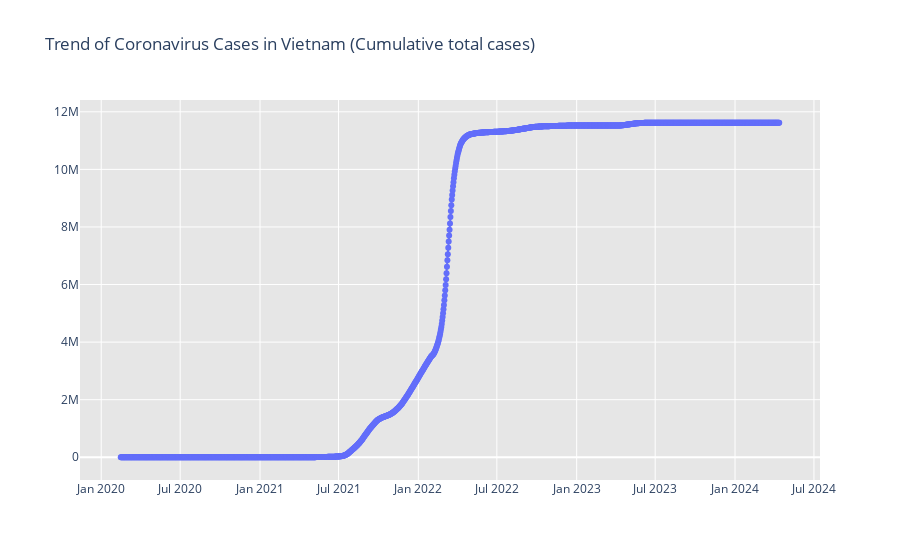
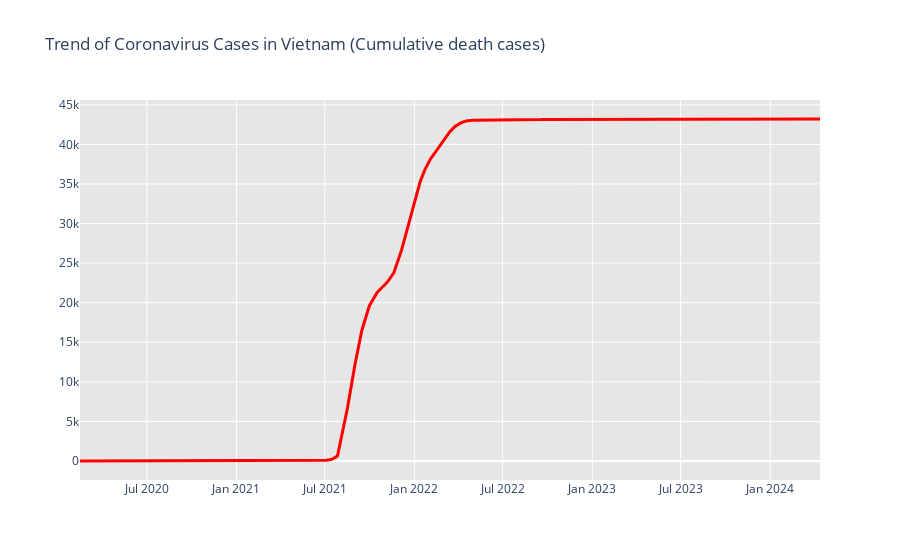
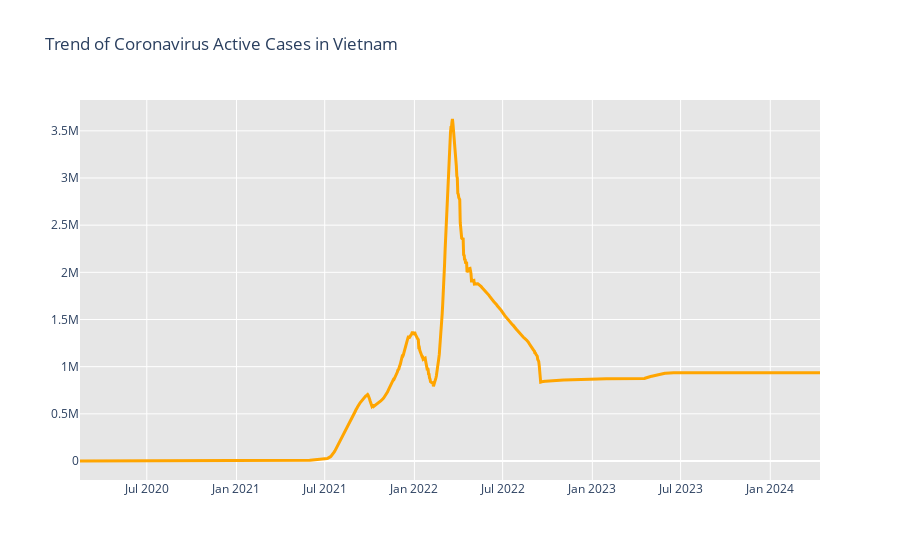

The cell these charts' notebook holds for them, in order:
### Code cell
#Rise of COVID-19 cases in Vietnam
fig = go.Figure()
fig.add_trace(go.Scatter(x = vietnam_data['Date'], y = vietnam_data['Confirmed'], mode = 'lines + markers', name = 'Confirmed Cases'))
fig.update_layout(title_text = 'Trend of Coronavirus Cases in Vietnam (Cumulative total cases)', plot_bgcolor = 'rgb(230,230,230)')
fig.show()

fig1 = go.Figure()
fig1.add_trace(go.Scatter(x = vietnam_data['Date'], y = vietnam_data['Deaths'], mode = 'lines', name = 'Death Cases',line=dict(color='red', width=3)))
fig1.update_layout(title_text = 'Trend of Coronavirus Cases in Vietnam (Cumulative death cases)', plot_bgcolor = 'rgb(230,230,230)')
fig1.show()

fig1 = go.Figure()
fig1.add_trace(go.Scatter(x = vietnam_data['Date'], y = vietnam_data['Active'], mode = 'lines', name = 'Death Cases',line=dict(color='orange', width=3)))
fig1.update_layout(title_text = 'Trend of Coronavirus Active Cases in Vietnam', plot_bgcolor = 'rgb(230,230,230)')
fig1.show()

### Figure 1 — Plotly figure (JSON) as saved in the notebook; plotly's stock layout.template omitted (floating-point values rounded to 4 significant figures; data arrays with more than 128 entries replaced by an {"elided": "..."} marker saying what was removed)
{"data": [{"mode": "lines+markers", "name": "Confirmed Cases", "type": "scatter", "x": {"elided": "1519 str values"}, "y": {"elided": "1519 int values"}}], "layout": {"autosize": true, "plot_bgcolor": "rgb(230,230,230)", "title": {"text": "Trend of Coronavirus Cases in Vietnam (Cumulative total cases)"}, "xaxis": {"autorange": true, "range": ["2019-11-15 03:21:00.8354", "2024-07-12 20:38:59.1646"], "type": "date"}, "yaxis": {"autorange": true, "range": [-958900.0, 12580000.0], "type": "linear"}}}

### Figure 2 — Plotly figure (JSON) as saved in the notebook; plotly's stock layout.template omitted (floating-point values rounded to 4 significant figures; data arrays with more than 128 entries replaced by an {"elided": "..."} marker saying what was removed)
{"data": [{"line": {"color": "red", "width": 3}, "mode": "lines", "name": "Death Cases", "type": "scatter", "x": {"elided": "1519 str values"}, "y": {"elided": "1519 int values"}}], "layout": {"autosize": true, "plot_bgcolor": "rgb(230,230,230)", "title": {"text": "Trend of Coronavirus Cases in Vietnam (Cumulative death cases)"}, "xaxis": {"autorange": true, "range": ["2020-02-15", "2024-04-12"], "type": "date"}, "yaxis": {"autorange": true, "range": [-2400.0, 45610.0], "type": "linear"}}}

### Figure 3 — Plotly figure (JSON) as saved in the notebook; plotly's stock layout.template omitted (floating-point values rounded to 4 significant figures; data arrays with more than 128 entries replaced by an {"elided": "..."} marker saying what was removed)
{"data": [{"line": {"color": "orange", "width": 3}, "mode": "lines", "name": "Death Cases", "type": "scatter", "x": {"elided": "1519 str values"}, "y": {"elided": "1519 int values"}}], "layout": {"autosize": true, "plot_bgcolor": "rgb(230,230,230)", "title": {"text": "Trend of Coronavirus Active Cases in Vietnam"}, "xaxis": {"autorange": true, "range": ["2020-02-15", "2024-04-12"], "type": "date"}, "yaxis": {"autorange": true, "range": [-201400.0, 3827000.0], "type": "linear"}}}
